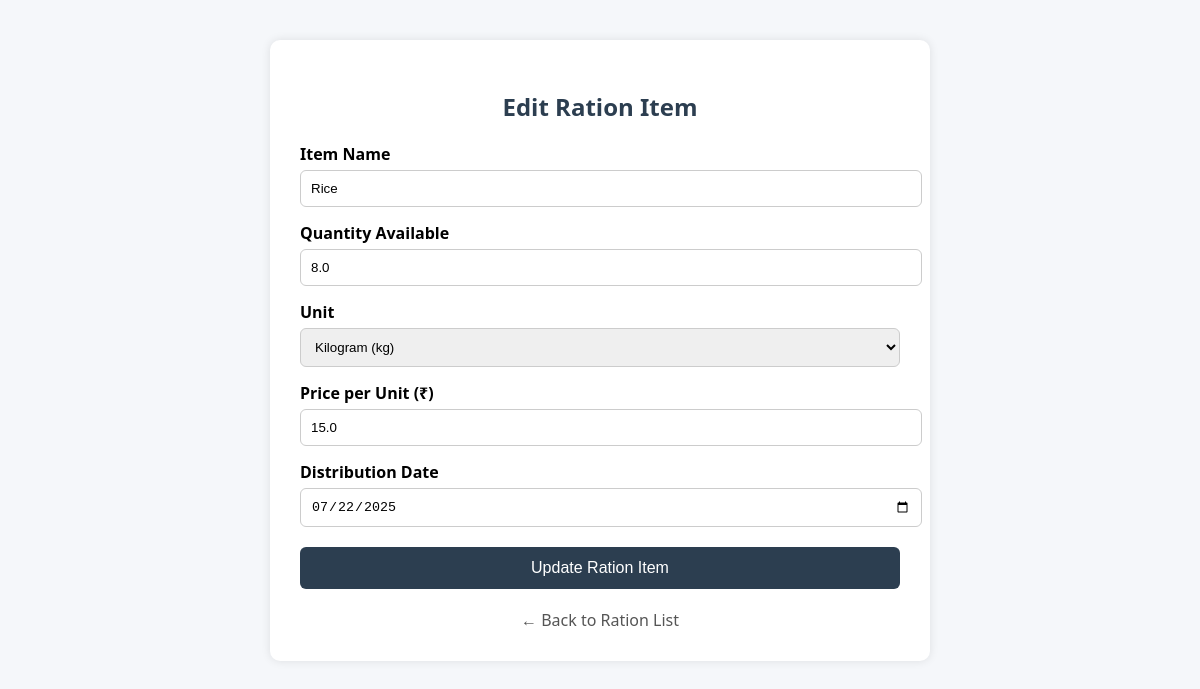
The page /edit_ration/6 on the database its author committed.
### app.py (models this page shows)
class RationItem(db.Model):
    id = db.Column(db.Integer, primary_key=True)
    item_name = db.Column(db.String(100))
    quantity_available = db.Column(db.Float)
    unit = db.Column(db.String(20))
    price_per_unit = db.Column(db.Float)
    distribution_date = db.Column(db.Date)

### app.py (the view, shortened to what this page needs)
@app.route('/edit_ration/<int:id>', methods=['GET', 'POST'])
def edit_ration(id):
    item = RationItem.query.get_or_404(id)
    return render_template('edit_ration.html', item=item)

### app.py (called while the page is built, shortened)
@app.before_request
def initialize():
    db.create_all()
    db.session.commit()

### templates/edit_ration.html (shortened to what this page needs)
<!DOCTYPE html>
<html lang="en">
<head>
</head>
<body>
  <div class="container">
    <h2>Edit Ration Item</h2>
    <form method="POST">
      <label for="item_name">Item Name</label>
      <input type="text" name="item_name" id="item_name" value="{{ item.item_name }}" required />
      <label for="quantity">Quantity Available</label>
      <input type="number" name="quantity" id="quantity" value="{{ item.quantity_available }}" step="0.01" required />
      <label for="unit">Unit</label>
      <select name="unit" id="unit" required>
        <option value="kg" {% if item.unit == 'kg' %}selected{% endif %}>Kilogram (kg)</option>
      </select>
      <label for="price_per_unit">Price per Unit (₹)</label>
      <input type="number" name="price_per_unit" id="price_per_unit" value="{{ item.price_per_unit }}" step="0.01" required />
      <label for="distribution_date">Distribution Date</label>
      <input type="date" name="distribution_date" id="distribution_date" value="{{ item.distribution_date.strftime('%Y-%m-%d') }}" required />
      <button type="submit">Update Ration Item</button>
    </form>
    <a href="{{ url_for('view_ration') }}" class="back">← Back to Ration List</a>
  </div>
</body>
</html>

### templates/edit_ration.html (style rules this page uses)
body { font-family: 'Segoe UI', sans-serif; background-color: #f5f7fa; margin: 0; padding: 0; }
.container { max-width: 600px; margin: 40px auto; background: #fff; padding: 30px; border-radius: 10px; box-shadow: 0 0 10px rgba(0,0,0,0.1); }
h2 { text-align: center; color: #2c3e50; }
form label { display: block; margin-top: 15px; font-weight: bold; }
input, select { width: 100%; padding: 10px; margin-top: 5px; border: 1px solid #ccc; border-radius: 6px; }
button { background-color: #2c3e50; color: white; padding: 12px; margin-top: 20px; border: none; border-radius: 6px; font-size: 16px; cursor: pointer; width: 100%; }
a.back { display: block; margin-top: 20px; text-align: center; text-decoration: none; color: #555; }

### rows shown on the page
RationItem: item_name "Rice", quantity "8.0", unit "Kilogram (kg)", price_per_unit "15.0", distribution_date "07/22/2025"
